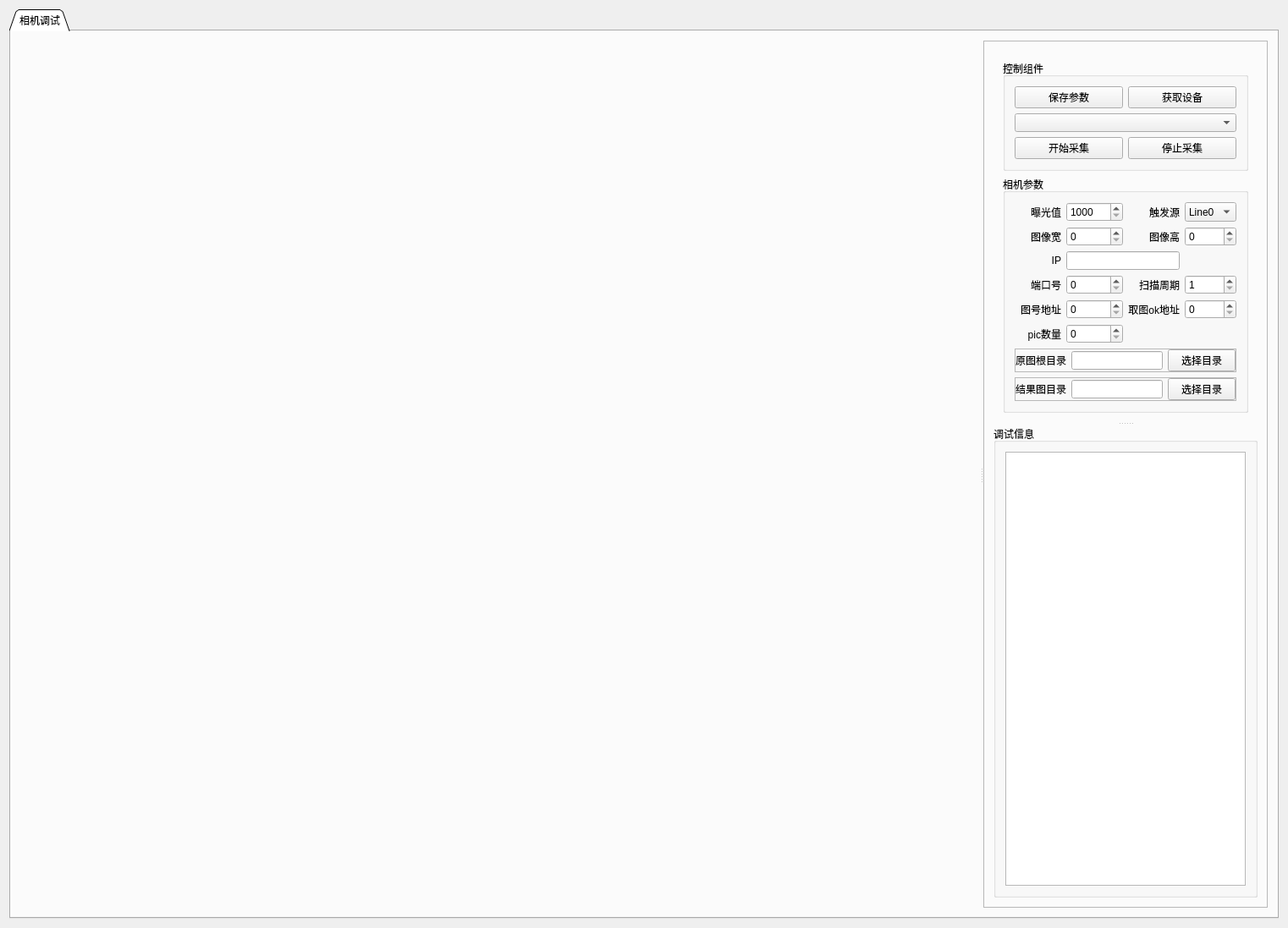
<?xml version="1.0" encoding="UTF-8"?>
<ui version="4.0">
 <class>CameraSettingUIClass</class>
 <widget class="QWidget" name="CameraSettingUIClass">
  <property name="geometry">
   <rect>
    <x>0</x>
    <y>0</y>
    <width>1522</width>
    <height>1097</height>
   </rect>
  </property>
  <property name="windowTitle">
   <string>CameraSettingUI</string>
  </property>
  <layout class="QHBoxLayout" name="horizontalLayout">
   <item>
    <widget class="QTabWidget" name="tabWidget">
     <property name="tabShape">
      <enum>QTabWidget::Triangular</enum>
     </property>
     <property name="currentIndex">
      <number>0</number>
     </property>
     <widget class="QWidget" name="tab">
      <attribute name="title">
       <string>相机调试</string>
      </attribute>
      <layout class="QHBoxLayout" name="horizontalLayout_2">
       <item>
        <widget class="QSplitter" name="splitter">
         <property name="orientation">
          <enum>Qt::Horizontal</enum>
         </property>
         <widget class="QWidget" name="widget" native="true">
          <property name="sizePolicy">
           <sizepolicy hsizetype="Preferred" vsizetype="Preferred">
            <horstretch>1</horstretch>
            <verstretch>0</verstretch>
           </sizepolicy>
          </property>
         </widget>
         <widget class="QFrame" name="frame">
          <property name="sizePolicy">
           <sizepolicy hsizetype="Preferred" vsizetype="Preferred">
            <horstretch>0</horstretch>
            <verstretch>0</verstretch>
           </sizepolicy>
          </property>
          <property name="frameShape">
           <enum>QFrame::StyledPanel</enum>
          </property>
          <property name="frameShadow">
           <enum>QFrame::Raised</enum>
          </property>
          <layout class="QVBoxLayout" name="verticalLayout_3">
           <item>
            <widget class="QSplitter" name="splitter_2">
             <property name="orientation">
              <enum>Qt::Vertical</enum>
             </property>
             <widget class="QWidget" name="layoutWidget">
              <layout class="QVBoxLayout" name="verticalLayout_2">
               <item>
                <widget class="QGroupBox" name="groupBox">
                 <property name="title">
                  <string>控制组件</string>
                 </property>
                 <layout class="QGridLayout" name="gridLayout">
                  <item row="2" column="0">
                   <widget class="QPushButton" name="pb_start">
                    <property name="text">
                     <string>开始采集</string>
                    </property>
                   </widget>
                  </item>
                  <item row="2" column="1">
                   <widget class="QPushButton" name="pb_stop">
                    <property name="text">
                     <string>停止采集</string>
                    </property>
                   </widget>
                  </item>
                  <item row="1" column="0" colspan="2">
                   <widget class="QComboBox" name="cb_device"/>
                  </item>
                  <item row="0" column="1">
                   <widget class="QPushButton" name="pb_getDevice">
                    <property name="text">
                     <string>获取设备</string>
                    </property>
                   </widget>
                  </item>
                  <item row="0" column="0">
                   <widget class="QPushButton" name="pb_save">
                    <property name="text">
                     <string>保存参数</string>
                    </property>
                   </widget>
                  </item>
                 </layout>
                </widget>
               </item>
               <item>
                <widget class="QGroupBox" name="groupBox_3">
                 <property name="sizePolicy">
                  <sizepolicy hsizetype="Preferred" vsizetype="Preferred">
                   <horstretch>0</horstretch>
                   <verstretch>0</verstretch>
                  </sizepolicy>
                 </property>
                 <property name="title">
                  <string>相机参数</string>
                 </property>
                 <layout class="QGridLayout" name="gridLayout_2">
                  <item row="0" column="0">
                   <widget class="QLabel" name="label">
                    <property name="sizePolicy">
                     <sizepolicy hsizetype="Preferred" vsizetype="Preferred">
                      <horstretch>0</horstretch>
                      <verstretch>0</verstretch>
                     </sizepolicy>
                    </property>
                    <property name="text">
                     <string>曝光值</string>
                    </property>
                    <property name="alignment">
                     <set>Qt::AlignRight|Qt::AlignTrailing|Qt::AlignVCenter</set>
                    </property>
                   </widget>
                  </item>
                  <item row="0" column="1">
                   <widget class="QSpinBox" name="sb_baoguang">
                    <property name="sizePolicy">
                     <sizepolicy hsizetype="Minimum" vsizetype="Preferred">
                      <horstretch>0</horstretch>
                      <verstretch>0</verstretch>
                     </sizepolicy>
                    </property>
                    <property name="minimum">
                     <number>1000</number>
                    </property>
                    <property name="maximum">
                     <number>1000000</number>
                    </property>
                    <property name="singleStep">
                     <number>100</number>
                    </property>
                   </widget>
                  </item>
                  <item row="0" column="2">
                   <widget class="QLabel" name="label_2">
                    <property name="sizePolicy">
                     <sizepolicy hsizetype="Preferred" vsizetype="Preferred">
                      <horstretch>0</horstretch>
                      <verstretch>0</verstretch>
                     </sizepolicy>
                    </property>
                    <property name="text">
                     <string>触发源</string>
                    </property>
                    <property name="alignment">
                     <set>Qt::AlignRight|Qt::AlignTrailing|Qt::AlignVCenter</set>
                    </property>
                   </widget>
                  </item>
                  <item row="0" column="3">
                   <widget class="QComboBox" name="cb_source">
                    <property name="sizePolicy">
                     <sizepolicy hsizetype="Preferred" vsizetype="Preferred">
                      <horstretch>0</horstretch>
                      <verstretch>0</verstretch>
                     </sizepolicy>
                    </property>
                    <item>
                     <property name="text">
                      <string>Line0</string>
                     </property>
                    </item>
                    <item>
                     <property name="text">
                      <string>Line1</string>
                     </property>
                    </item>
                    <item>
                     <property name="text">
                      <string>Line2</string>
                     </property>
                    </item>
                    <item>
                     <property name="text">
                      <string>Line3</string>
                     </property>
                    </item>
                    <item>
                     <property name="text">
                      <string>Line4</string>
                     </property>
                    </item>
                    <item>
                     <property name="text">
                      <string>Line5</string>
                     </property>
                    </item>
                   </widget>
                  </item>
                  <item row="1" column="0">
                   <widget class="QLabel" name="label_6">
                    <property name="sizePolicy">
                     <sizepolicy hsizetype="Preferred" vsizetype="Preferred">
                      <horstretch>0</horstretch>
                      <verstretch>0</verstretch>
                     </sizepolicy>
                    </property>
                    <property name="text">
                     <string>图像宽</string>
                    </property>
                    <property name="alignment">
                     <set>Qt::AlignRight|Qt::AlignTrailing|Qt::AlignVCenter</set>
                    </property>
                   </widget>
                  </item>
                  <item row="1" column="1">
                   <widget class="QSpinBox" name="sb_w">
                    <property name="sizePolicy">
                     <sizepolicy hsizetype="Preferred" vsizetype="Preferred">
                      <horstretch>0</horstretch>
                      <verstretch>0</verstretch>
                     </sizepolicy>
                    </property>
                    <property name="maximum">
                     <number>9999</number>
                    </property>
                   </widget>
                  </item>
                  <item row="1" column="2">
                   <widget class="QLabel" name="label_7">
                    <property name="sizePolicy">
                     <sizepolicy hsizetype="Preferred" vsizetype="Preferred">
                      <horstretch>0</horstretch>
                      <verstretch>0</verstretch>
                     </sizepolicy>
                    </property>
                    <property name="text">
                     <string>图像高</string>
                    </property>
                    <property name="alignment">
                     <set>Qt::AlignRight|Qt::AlignTrailing|Qt::AlignVCenter</set>
                    </property>
                   </widget>
                  </item>
                  <item row="1" column="3">
                   <widget class="QSpinBox" name="sb_h">
                    <property name="sizePolicy">
                     <sizepolicy hsizetype="Preferred" vsizetype="Preferred">
                      <horstretch>0</horstretch>
                      <verstretch>0</verstretch>
                     </sizepolicy>
                    </property>
                    <property name="maximum">
                     <number>9999</number>
                    </property>
                   </widget>
                  </item>
                  <item row="2" column="0">
                   <widget class="QLabel" name="label_4">
                    <property name="sizePolicy">
                     <sizepolicy hsizetype="Preferred" vsizetype="Preferred">
                      <horstretch>0</horstretch>
                      <verstretch>0</verstretch>
                     </sizepolicy>
                    </property>
                    <property name="text">
                     <string>IP</string>
                    </property>
                    <property name="alignment">
                     <set>Qt::AlignRight|Qt::AlignTrailing|Qt::AlignVCenter</set>
                    </property>
                   </widget>
                  </item>
                  <item row="2" column="1" colspan="2">
                   <widget class="QLineEdit" name="le_ip">
                    <property name="sizePolicy">
                     <sizepolicy hsizetype="Expanding" vsizetype="Preferred">
                      <horstretch>0</horstretch>
                      <verstretch>0</verstretch>
                     </sizepolicy>
                    </property>
                   </widget>
                  </item>
                  <item row="3" column="0">
                   <widget class="QLabel" name="label_5">
                    <property name="sizePolicy">
                     <sizepolicy hsizetype="Preferred" vsizetype="Preferred">
                      <horstretch>0</horstretch>
                      <verstretch>0</verstretch>
                     </sizepolicy>
                    </property>
                    <property name="text">
                     <string>端口号</string>
                    </property>
                    <property name="alignment">
                     <set>Qt::AlignRight|Qt::AlignTrailing|Qt::AlignVCenter</set>
                    </property>
                   </widget>
                  </item>
                  <item row="3" column="1">
                   <widget class="QSpinBox" name="sb_port">
                    <property name="sizePolicy">
                     <sizepolicy hsizetype="Minimum" vsizetype="Preferred">
                      <horstretch>0</horstretch>
                      <verstretch>0</verstretch>
                     </sizepolicy>
                    </property>
                    <property name="maximum">
                     <number>99999</number>
                    </property>
                   </widget>
                  </item>
                  <item row="3" column="2">
                   <widget class="QLabel" name="label_8">
                    <property name="sizePolicy">
                     <sizepolicy hsizetype="Preferred" vsizetype="Preferred">
                      <horstretch>0</horstretch>
                      <verstretch>0</verstretch>
                     </sizepolicy>
                    </property>
                    <property name="text">
                     <string>扫描周期</string>
                    </property>
                    <property name="alignment">
                     <set>Qt::AlignRight|Qt::AlignTrailing|Qt::AlignVCenter</set>
                    </property>
                   </widget>
                  </item>
                  <item row="3" column="3">
                   <widget class="QSpinBox" name="sb_T">
                    <property name="sizePolicy">
                     <sizepolicy hsizetype="Minimum" vsizetype="Preferred">
                      <horstretch>0</horstretch>
                      <verstretch>0</verstretch>
                     </sizepolicy>
                    </property>
                    <property name="minimum">
                     <number>1</number>
                    </property>
                    <property name="maximum">
                     <number>1000</number>
                    </property>
                   </widget>
                  </item>
                  <item row="4" column="0">
                   <widget class="QLabel" name="label_10">
                    <property name="sizePolicy">
                     <sizepolicy hsizetype="Preferred" vsizetype="Preferred">
                      <horstretch>0</horstretch>
                      <verstretch>0</verstretch>
                     </sizepolicy>
                    </property>
                    <property name="text">
                     <string>图号地址</string>
                    </property>
                    <property name="alignment">
                     <set>Qt::AlignRight|Qt::AlignTrailing|Qt::AlignVCenter</set>
                    </property>
                   </widget>
                  </item>
                  <item row="4" column="1">
                   <widget class="QSpinBox" name="sb_picaddress">
                    <property name="sizePolicy">
                     <sizepolicy hsizetype="Minimum" vsizetype="Preferred">
                      <horstretch>0</horstretch>
                      <verstretch>0</verstretch>
                     </sizepolicy>
                    </property>
                    <property name="maximum">
                     <number>99999</number>
                    </property>
                   </widget>
                  </item>
                  <item row="4" column="2">
                   <widget class="QLabel" name="label_9">
                    <property name="sizePolicy">
                     <sizepolicy hsizetype="Preferred" vsizetype="Preferred">
                      <horstretch>0</horstretch>
                      <verstretch>0</verstretch>
                     </sizepolicy>
                    </property>
                    <property name="text">
                     <string>取图ok地址</string>
                    </property>
                    <property name="alignment">
                     <set>Qt::AlignRight|Qt::AlignTrailing|Qt::AlignVCenter</set>
                    </property>
                   </widget>
                  </item>
                  <item row="4" column="3">
                   <widget class="QSpinBox" name="sb_picokaddress">
                    <property name="sizePolicy">
                     <sizepolicy hsizetype="Minimum" vsizetype="Preferred">
                      <horstretch>0</horstretch>
                      <verstretch>0</verstretch>
                     </sizepolicy>
                    </property>
                    <property name="maximum">
                     <number>99999</number>
                    </property>
                   </widget>
                  </item>
                  <item row="5" column="0">
                   <widget class="QLabel" name="label_3">
                    <property name="sizePolicy">
                     <sizepolicy hsizetype="Preferred" vsizetype="Preferred">
                      <horstretch>0</horstretch>
                      <verstretch>0</verstretch>
                     </sizepolicy>
                    </property>
                    <property name="text">
                     <string>pic数量</string>
                    </property>
                    <property name="alignment">
                     <set>Qt::AlignRight|Qt::AlignTrailing|Qt::AlignVCenter</set>
                    </property>
                   </widget>
                  </item>
                  <item row="5" column="1">
                   <widget class="QSpinBox" name="sb_picnum">
                    <property name="sizePolicy">
                     <sizepolicy hsizetype="Minimum" vsizetype="Preferred">
                      <horstretch>0</horstretch>
                      <verstretch>0</verstretch>
                     </sizepolicy>
                    </property>
                   </widget>
                  </item>
                  <item row="6" column="0" colspan="4">
                   <widget class="QFrame" name="frame_13">
                    <property name="sizePolicy">
                     <sizepolicy hsizetype="Preferred" vsizetype="Maximum">
                      <horstretch>0</horstretch>
                      <verstretch>0</verstretch>
                     </sizepolicy>
                    </property>
                    <property name="frameShape">
                     <enum>QFrame::StyledPanel</enum>
                    </property>
                    <property name="frameShadow">
                     <enum>QFrame::Raised</enum>
                    </property>
                    <layout class="QHBoxLayout" name="horizontalLayout_9">
                     <property name="leftMargin">
                      <number>0</number>
                     </property>
                     <property name="topMargin">
                      <number>0</number>
                     </property>
                     <property name="rightMargin">
                      <number>0</number>
                     </property>
                     <property name="bottomMargin">
                      <number>0</number>
                     </property>
                     <item>
                      <widget class="QLabel" name="label_12">
                       <property name="text">
                        <string>原图根目录</string>
                       </property>
                      </widget>
                     </item>
                     <item>
                      <widget class="QLineEdit" name="le_yuantu">
                       <property name="readOnly">
                        <bool>true</bool>
                       </property>
                      </widget>
                     </item>
                     <item>
                      <widget class="QPushButton" name="pb_yuantu">
                       <property name="text">
                        <string>选择目录</string>
                       </property>
                      </widget>
                     </item>
                    </layout>
                   </widget>
                  </item>
                  <item row="7" column="0" colspan="4">
                   <widget class="QFrame" name="frame_14">
                    <property name="frameShape">
                     <enum>QFrame::StyledPanel</enum>
                    </property>
                    <property name="frameShadow">
                     <enum>QFrame::Raised</enum>
                    </property>
                    <layout class="QHBoxLayout" name="horizontalLayout_10">
                     <property name="leftMargin">
                      <number>0</number>
                     </property>
                     <property name="topMargin">
                      <number>0</number>
                     </property>
                     <property name="rightMargin">
                      <number>0</number>
                     </property>
                     <property name="bottomMargin">
                      <number>0</number>
                     </property>
                     <item>
                      <widget class="QLabel" name="label_14">
                       <property name="text">
                        <string>结果图目录</string>
                       </property>
                      </widget>
                     </item>
                     <item>
                      <widget class="QLineEdit" name="le_result">
                       <property name="readOnly">
                        <bool>true</bool>
                       </property>
                      </widget>
                     </item>
                     <item>
                      <widget class="QPushButton" name="pb_result">
                       <property name="text">
                        <string>选择目录</string>
                       </property>
                      </widget>
                     </item>
                    </layout>
                   </widget>
                  </item>
                 </layout>
                </widget>
               </item>
              </layout>
             </widget>
             <widget class="QGroupBox" name="groupBox_2">
              <property name="sizePolicy">
               <sizepolicy hsizetype="Preferred" vsizetype="Preferred">
                <horstretch>0</horstretch>
                <verstretch>1</verstretch>
               </sizepolicy>
              </property>
              <property name="minimumSize">
               <size>
                <width>0</width>
                <height>0</height>
               </size>
              </property>
              <property name="title">
               <string>调试信息</string>
              </property>
              <layout class="QVBoxLayout" name="verticalLayout">
               <item>
                <widget class="QTextBrowser" name="textBrowser"/>
               </item>
              </layout>
             </widget>
            </widget>
           </item>
          </layout>
         </widget>
        </widget>
       </item>
      </layout>
     </widget>
    </widget>
   </item>
  </layout>
 </widget>
 <layoutdefault spacing="6" margin="11"/>
 <resources/>
 <connections/>
</ui>
